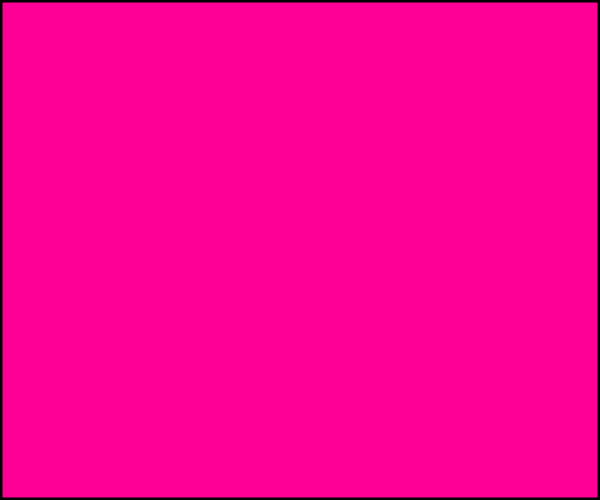
Frame 1 (no input)
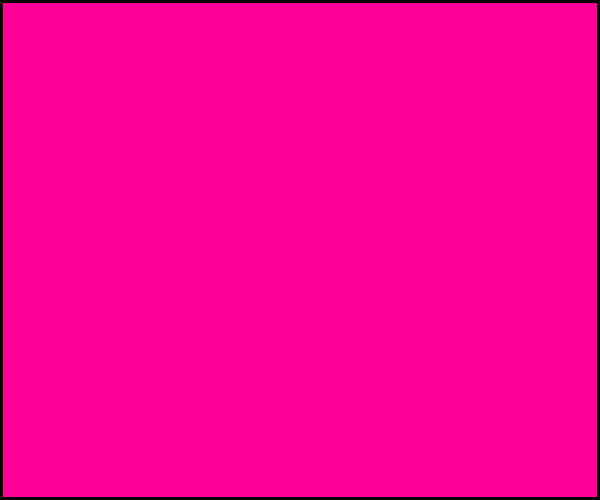
Frame 60 (no input)
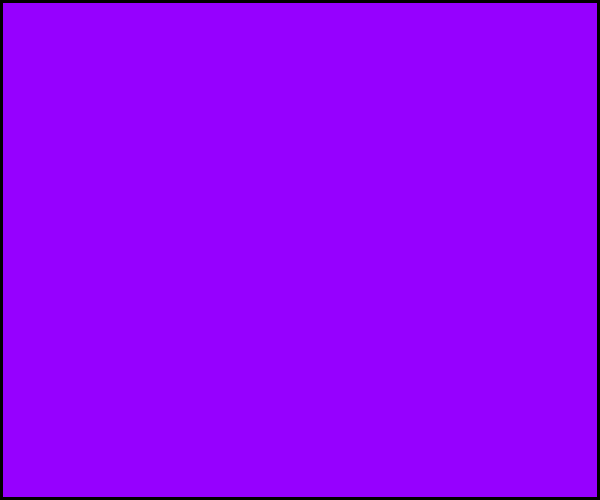
Frame 120 (the mouse pressed at the canvas centre since frame 60)

The p5.js sketch that drew these frames (run headless with seeded random() and noise() and a simulated clock; from frame 60 on, the mouse is pressed at the canvas centre):

// p5.js sketch
// ── sketch.js
function setup() {

	createCanvas(600,500);
	
  // put setup code here
}

function draw() {

strokeWeight(5);
noFill();
rect(0,0,600,500);

  // put drawing code here
}


function mouseMoved(){

	

	if (mouseX < 300 && mouseY < 167){
		background(255,0,150);
		console.log(mouseX);
	}
	else if (mouseX < 300 && mouseY > 167){

		background(0,150,150);
	}
	else if (mouseX == 500){
		background(255);
	}
	else{
	background(150,0,255);
	}
}
